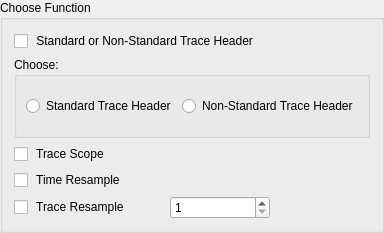
       <widget class="QGroupBox" name="groupOption">
        <property name="maximumSize">
         <size>
          <width>550</width>
          <height>16777215</height>
         </size>
        </property>
        <property name="title">
         <string>Choose Function </string>
        </property>
        <layout class="QGridLayout" name="gridLayout">
         <item row="0" column="0">
          <widget class="QCheckBox" name="checkStandard">
           <property name="text">
            <string> Standard or Non-Standard Trace Header</string>
           </property>
          </widget>
         </item>
         <item row="3" column="0">
          <widget class="QCheckBox" name="checkTraceScope">
           <property name="text">
            <string> Trace Scope</string>
           </property>
          </widget>
         </item>
         <item row="1" column="0">
          <widget class="QGroupBox" name="groupChoose">
           <property name="title">
            <string>Choose:</string>
           </property>
           <layout class="QGridLayout" name="gridLayout_7">
            <item row="0" column="0">
             <widget class="QRadioButton" name="radioStandard">
              <property name="minimumSize">
               <size>
                <width>0</width>
                <height>40</height>
               </size>
              </property>
              <property name="text">
               <string>Standard Trace Header</string>
              </property>
             </widget>
            </item>
            <item row="0" column="1">
             <widget class="QRadioButton" name="radioNonStandard">
              <property name="minimumSize">
               <size>
                <width>40</width>
                <height>40</height>
               </size>
              </property>
              <property name="text">
               <string>Non-Standard Trace Header</string>
              </property>
             </widget>
            </item>
           </layout>
          </widget>
         </item>
         <item row="5" column="0">
          <widget class="QCheckBox" name="checkResample">
           <property name="font">
            <font>
             <kerning>true</kerning>
            </font>
           </property>
           <property name="text">
            <string> Time Resample</string>
           </property>
          </widget>
         </item>
         <item row="6" column="0">
          <layout class="QHBoxLayout" name="horizontalLayout_14">
           <item>
            <widget class="QCheckBox" name="checkSkip">
             <property name="minimumSize">
              <size>
               <width>150</width>
               <height>0</height>
              </size>
             </property>
             <property name="text">
              <string> Trace Resample</string>
             </property>
            </widget>
           </item>
           <item>
            <widget class="QSpinBox" name="spinSkip">
             <property name="minimumSize">
              <size>
               <width>100</width>
               <height>0</height>
              </size>
             </property>
             <property name="minimum">
              <number>1</number>
             </property>
            </widget>
           </item>
           <item>
            <spacer name="horizontalSpacer_9">
             <property name="orientation">
              <enum>Qt::Horizontal</enum>
             </property>
             <property name="sizeHint" stdset="0">
              <size>
               <width>40</width>
               <height>20</height>
              </size>
             </property>
            </spacer>
           </item>
          </layout>
         </item>
        </layout>
       </widget>
